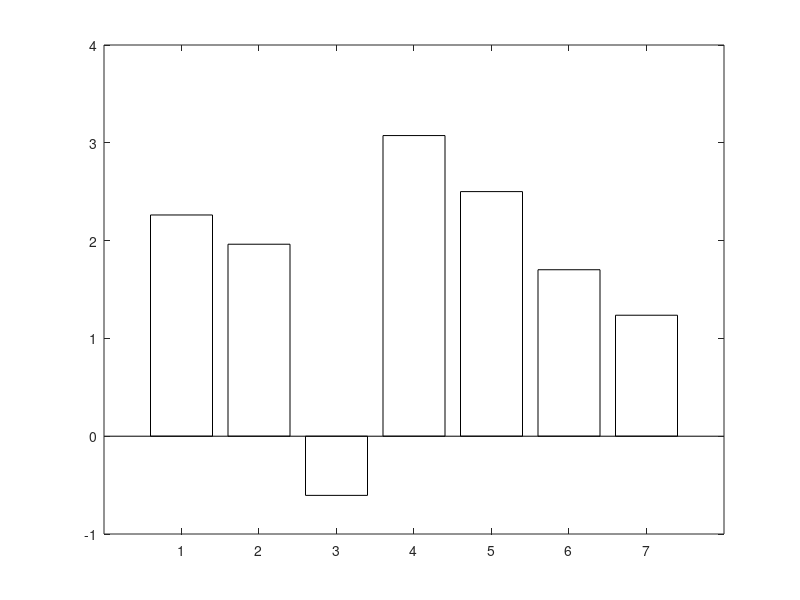

The MATLAB script that drew this image: (Note: this script raises an error after producing the figure.)
%% Plot ROI Analysis Results as Bar Chart
% No Statistics Toolbox required
% (Requires SPM on MATLAB path)

%% Define paths (3 levels up from this script: scripts/behavior_glm/roi/)
script_dir = fileparts(mfilename('fullpath'));
root_dir = fullfile(script_dir, '..', '..', '..');

%% ROI data from analysis
roi_names = {'vmPFC', 'OFC medial', 'OFC lateral', 'Striatum L', 'Striatum R', 'Insula', 'Amygdala'};
mean_t = [2.262, 1.963, -0.605, 3.074, 2.501, 1.702, 1.237];

%% Create bar plot
figure('Position', [100, 100, 800, 500], 'Color', 'white');

% Create bars with colors based on value
colors = zeros(length(mean_t), 3);
for i = 1:length(mean_t)
    if mean_t(i) > 2
        colors(i,:) = [0.8, 0.2, 0.2];  % Red for high positive
    elseif mean_t(i) > 1
        colors(i,:) = [1, 0.6, 0.4];    % Orange for moderate positive
    elseif mean_t(i) > 0
        colors(i,:) = [1, 0.8, 0.6];    % Light orange for low positive
    else
        colors(i,:) = [0.4, 0.6, 0.8];  % Blue for negative
    end
end

b = bar(mean_t, 'FaceColor', 'flat');
b.CData = colors;

% Add reference lines
hold on;
yline(0, 'k-', 'LineWidth', 1);
yline(1.699, 'r--', 'LineWidth', 1, 'Label', 'p<0.05 (T=1.70, df=29)');  % T threshold for p<0.05, df=29

% Labels
set(gca, 'XTickLabel', roi_names, 'XTickLabelRotation', 45, 'FontSize', 12);
ylabel('Mean T-value', 'FontSize', 14);
xlabel('ROI', 'FontSize', 14);
title('ROI Analysis: ImagexValue Contrast (N=30)', 'FontSize', 16);

% Add value labels on bars
for i = 1:length(mean_t)
    if mean_t(i) >= 0
        text(i, mean_t(i) + 0.15, sprintf('%.2f', mean_t(i)), ...
            'HorizontalAlignment', 'center', 'FontSize', 10);
    else
        text(i, mean_t(i) - 0.25, sprintf('%.2f', mean_t(i)), ...
            'HorizontalAlignment', 'center', 'FontSize', 10);
    end
end

% Adjust y-axis
ylim([-1.5, 4]);
grid on;
box off;

% Save figure
output_dir = fullfile(root_dir, 'results', 'roi_analysis');
if ~exist(output_dir, 'dir')
    mkdir(output_dir);
end

% Save as PNG
saveas(gcf, fullfile(output_dir, 'roi_barplot_ImagexValue.png'));
fprintf('Figure saved to: %s\n', fullfile(output_dir, 'roi_barplot_ImagexValue.png'));

% Save as PDF
saveas(gcf, fullfile(output_dir, 'roi_barplot_ImagexValue.pdf'));
fprintf('Figure saved to: %s\n', fullfile(output_dir, 'roi_barplot_ImagexValue.pdf'));

%% Also create a table summary
fprintf('\n=== Summary Table ===\n');
fprintf('ROI\t\t\tMean T\tSignificance\n');
fprintf('-------------------------------------------\n');
t_crit = 1.699;  % T critical for p<0.05, two-tailed, df=29
for i = 1:length(roi_names)
    if abs(mean_t(i)) > t_crit
        sig = '*';
    else
        sig = '';
    end
    fprintf('%-15s\t%.3f\t%s\n', roi_names{i}, mean_t(i), sig);
end
fprintf('\n* p < 0.05 (uncorrected)\n');
fprintf('Note: T critical = %.3f for df=29, two-tailed\n', t_crit);

close(gcf);
